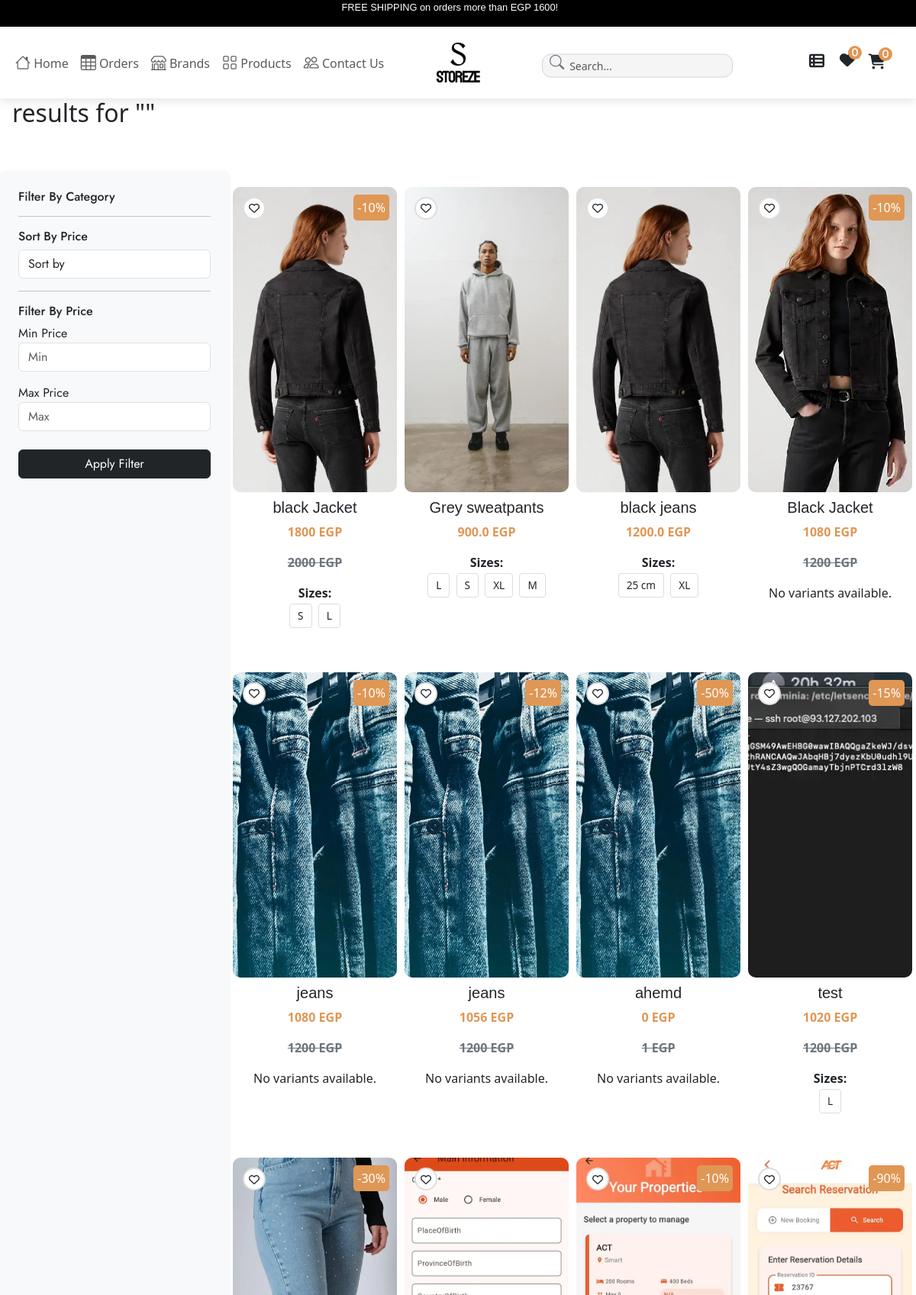
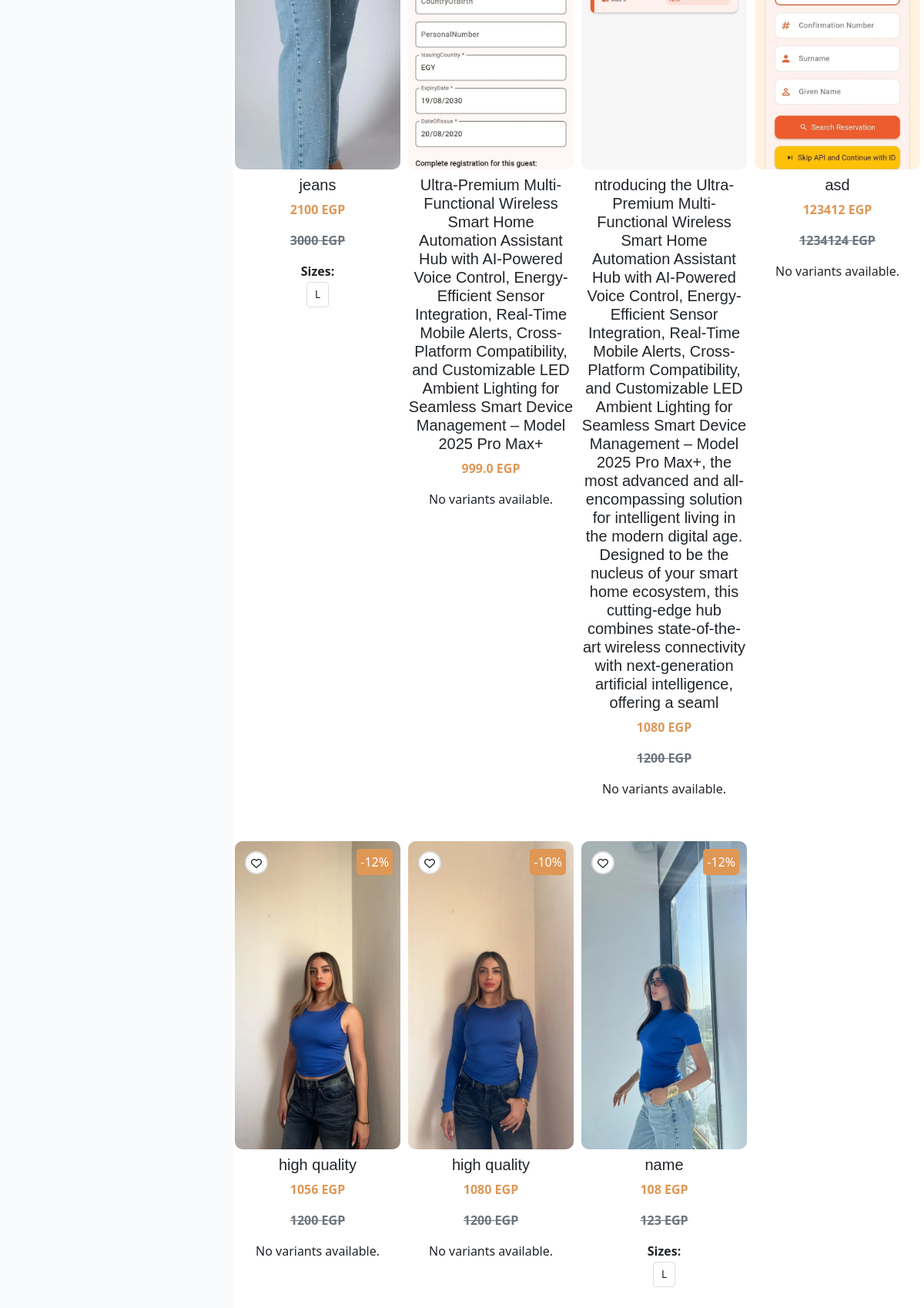
The app's page /search/ (signed in) with its own data (2 pictures, top to bottom).
### app/models.py (models this page shows, shortened)
class Product(models.Model):
    VARIANTS = (
        ('None', 'None'),
        ('Size', 'Size'),
    )
    total_quantity = models.IntegerField()
    vendor = models.ForeignKey(Vendor, on_delete=models.CASCADE, related_name='products', null=True, blank=True)  # Link product to a vendor
    availability = models.IntegerField(null=True)
    featured_image = models.ImageField(upload_to='media/product_imgs', max_length=255, blank=True, null=True)
    product_name = models.CharField(max_length=600)
    Brand = models.ForeignKey(Brand, related_name='products', on_delete=models.CASCADE, null=True)
    price = models.IntegerField()
    discount = models.IntegerField()
    tax = models.IntegerField(null=True)
    variant = models.CharField(max_length=10, choices=VARIANTS, default='None')
    packing_cost = models.IntegerField(null=True)
    product_information = models.CharField(max_length=900, null=True)
    model_name = models.CharField(max_length=900)
    categories = models.ForeignKey(Category, related_name='products', on_delete=models.CASCADE)
    color = models.ManyToManyField(Color, related_name='products', null=True)
    tags = models.CharField(max_length=900)
    description = models.CharField(max_length=900, null=True)
    section = models.ForeignKey(Section, on_delete=models.DO_NOTHING)
    slug = models.SlugField(default='', max_length=900, null=True, blank=True)
    main_categorys = models.ForeignKey(Main_Category, on_delete=models.CASCADE, null=True, blank=True)
    def get_absolute_url(self):
        from django.urls import reverse
        return reverse("product_detail", kwargs={'slug': self.slug})
    class Meta:
        db_table = "app_Product"

class ProductVariation(models.Model):
    product = models.ForeignKey(Product, on_delete=models.CASCADE, related_name='variations')
    size = models.ForeignKey(Size, on_delete=models.CASCADE)
    stock = models.PositiveIntegerField(default=0)  # Track available stock for each size
    price = models.DecimalField(max_digits=10, decimal_places=2, default=0)  # Price for specific variations
    discount = models.DecimalField(max_digits=5, decimal_places=2, default=0, blank=True, null=True)  # Discount for specific variations
    class Meta:
        unique_together = ('product', 'size')  # Ensure unique combinations of product and size

class Size(models.Model):
    name = models.CharField(max_length=100)
    code = models.CharField(max_length=10, blank=True,null=True)

### app/views.py (the view, shortened to what this page needs)
# urls.py: path('search/', views.search, name='search'),
def search(request):
    main_category = Main_Category.objects.all()
    sub_category = Sub_Category.objects.all()
    categories = Category.objects.all()
    query = request.GET.get('q', '')
    product_queryset = Product.objects.all()
    product_data = []
    for product in product_queryset:
        variants = ProductVariation.objects.filter(product=product).select_related('size')
        size_grouped_variants = {}
        for variant in variants:
            size = variant.size
            if size not in size_grouped_variants:
                size_grouped_variants[size] = []
            size_grouped_variants[size].append(variant)
        product_data.append({
            'product': product,
            'size_grouped_variants': size_grouped_variants
        })
    return render(request, 'product/search_results.html', {
        'product': product_data,  # key must match what your template uses: "product"
        'query': query,
        'categories': categories,
        'main_category': main_category,
        'sub_category': sub_category,
    })

### app/context_processors.py (called while the page is built)
def wishlist_count(request):
    if request.user.is_authenticated:
        return {'wishlist_count': Wishlist.objects.filter(user=request.user).count()}
    return {'wishlist_count': 0}

### app/models.py (called while the page is built)
    def __str__(self):
        return self.name

    def __str__(self):
        return self.name

### app/templatetags/product_tags.py (called while the page is built)
@register.simple_tag
def call_sellprice(price, discount):
    try:
        price = float(price)
        discount = float(discount) if discount else 0  # Convert discount to float or default to 0 if None
        if discount == 0:
            return price
        sellprice = price - (price * discount / 100)
        return math.floor(sellprice)
    except (ValueError, TypeError):
        return price

### app/templates/product/search_results.html (shortened to what this page needs)
{% extends "app/base.html" %}
{% load product_tags %}
{% block content %}
<div class="text-center text-md-start mb-2 ms-md-3 mt-2 mt-md-0">
    <h2>results for "{{ query }}"</h2>
</div>
{% if product %}
<div class="container-fluid mt-5 d-none d-lg-flex">
    <div class="row mt-2">
        <div class="col-md-3 filter-sidebar bg-light p-4 rounded shadow-sm" style="font-family: 'Jost', sans-serif;">
            <h6 class="mb-3">Filter By Category</h6>
            <hr class="my-3">
            <h6 class="mb-2">Sort By Price</h6>
            <select id="sort-by" class="form-control mb-3" onchange="applyFilters()">
                <option value="default">Sort by</option>
            </select>
            <hr class="my-3">
            <h6 class="mb-2">Filter By Price</h6>
            <div class="form-group mb-3">
                <label for="minPrice">Min Price</label>
                <input type="number" class="form-control" id="minPrice" placeholder="Min">
            </div>
            <div class="form-group mb-4">
                <label for="maxPrice">Max Price</label>
                <input type="number" class="form-control" id="maxPrice" placeholder="Max">
            </div>
            <button class="btn btn-dark w-100" onclick="applyFilters()">Apply Filter</button>
        </div>
        <div class="col-md-9 mt-3">
            <div class="row" id="product-list">
                {% for i in product %}
                <div class="col-6 col-md-6 col-lg-3 product-card" data-category="{{ i.product.main_categorys }}" data-brand="{{ i.product.categories }}" data-price="{% call_sellprice i.product.price i.product.discount %}">
                    <div class="product-image position-relative">
                        <a href="{{ i.product.get_absolute_url }}">
                            <img src="{{ i.product.featured_image.url }}" alt="{{ i.product.product_name }}">
                        </a>
                        {% if i.product.discount %}
                            <span class="off">-{{ i.product.discount }}%</span>
                        {% endif %}
                        {% if i.product.id %}
                            <div class="wishlist-btn">
                                <a href="{% url 'add_to_wishlist' i.product.id %}">
                                    <i class="fa-regular fa-heart text-dark"></i>
                                </a>
                            </div>
                        {% else %}
                            <p>No product ID available</p>
                        {% endif %}
                    </div>
                    <h5 class="text-center mt-2 dm-sans">{{ i.product.product_name }}</h5>
                    <div class="product-price text-center">
                        <p>
                            {% call_sellprice i.product.price i.product.discount %} EGP
                        </p>
                        {% if i.product.discount %}
                            <del class="text-secondary">{{ i.product.price }} EGP</del>
                        {% endif %}
                    </div>
                    <div class="product-variants mt-3 text-center">
                        {% if i.product.variations.all %}
                            <div class="sizes">
                                <strong>Sizes:</strong>
                                <ul class="list-inline">
                                    {% for variant in i.product.variations.all %}
                                        <li class="list-inline-item" style="font-size: 0.85rem; padding: 5px 10px; border: 1px solid #ddd; border-radius: 4px; margin: 2px;">
                                            {{ variant.size.name }}
                                        </li>
                                    {% endfor %}
                                </ul>
                            </div>
                        {% else %}
                            <p>No variants available.</p>
                        {% endif %}
                    </div>
                </div>
                {% endfor %}
            </div>
        </div>
    </div>
</div>
{% else %}
  <p>No products found.</p>
{% endif %}
{% endblock %}

### static/styles/main.css (style rules this page uses)
.off { position: absolute; top: 10px; right: 10px; background-color: #DF9755; color: white; padding: 5px; border-radius: 5px; }
.product-price { font-size: 16px; font-weight: 700; color: #DF9755; }
.dm-sans { font-family: "DM Sans", sans-serif; font-optical-sizing: auto; font-weight: 400; font-style: normal; }
.product-card { border: none; border-radius: 10px; padding: 5px; margin-bottom: 30px; transition: transform 0.3s ease; position: relative; box-shadow: none; }
.product-image img { width: 100%; height: 400px; object-fit: cover; border-radius: 10px; }

### app/templates/app/base.html (style rules this page uses)
html, body { max-width: 100%; overflow-x: hidden; }

### app/templates/product/search_results.html (style rules this page uses)
.product-card { border: none; border-radius: 10px; padding: 5px; margin-bottom: 30px; transition: transform 0.3s ease; position: relative; box-shadow: none; }
.product-image img { width: 100%; height: 400px; object-fit: cover; border-radius: 10px; }
.wishlist-btn { position: absolute; top: 13px; left: 13px; background-color: white; border: 2px solid #ddd; color: #00000; border-radius: 50%; width: 30px; height: 30px; display: flex; justify-content: center; align-items: center; cursor: pointer; font-size: 14px; transition: background-color 0.3s ease, border-color 0.3s ease; }
.off { position: absolute; top: 10px; right: 10px; background-color: #DF9755; color: white; padding: 5px; border-radius: 5px; }
.product-price { font-size: 16px; font-weight: 700; color: #DF9755; }
.dm-sans { font-family: "DM Sans", sans-serif; font-optical-sizing: auto; font-weight: 400; font-style: normal; }
@media (min-width: 992px) { .col-md-3 { width: 25%; } }
@media (min-width: 992px) { .col-md-9 { width: 75%; } }

### records on screen
Product: product.featured_image (picture), product.discount "10", product.product_name "black Jacket", price+discount "1800", product.price "2000"
ProductVariation: size.name "S"
ProductVariation: size.name "L"
Product: product.featured_image (picture), product.product_name "Grey sweatpants", price+discount "900.0"
ProductVariation: size.name "L"
ProductVariation: size.name "S"
ProductVariation: size.name "XL"
ProductVariation: size.name "M"
Product: product.featured_image (picture), product.product_name "black jeans", price+discount "1200.0"
ProductVariation: size.name "25 cm"
ProductVariation: size.name "XL"
Product: product.featured_image (picture), product.discount "10", product.product_name "Black Jacket", price+discount "1080", product.price "1200", shows "No variants available."
Product: product.featured_image (picture), product.discount "10", product.product_name "jeans", price+discount "1080", product.price "1200", shows "No variants available."
Product: product.featured_image (picture), product.discount "12", product.product_name "jeans", price+discount "1056", product.price "1200", shows "No variants available."
Product: product.featured_image (picture), product.discount "50", product.product_name "ahemd", price+discount "0", product.price "1", shows "No variants available."
Product: product.featured_image (picture), product.discount "15", product.product_name "test", price+discount "1020", product.price "1200"
ProductVariation: size.name "L"
Product: product.featured_image (picture), product.discount "30", product.product_name "jeans", price+discount "2100", product.price "3000"
ProductVariation: size.name "L"
Product: product.featured_image (picture), product.product_name "Ultra-Premium Multi-Functional Wireless Smart Home Automation Assistant Hub with AI-Powered Voice Control, Energy-Efficient Sensor Integration, Real-Time Mobile Alerts, Cross-Platform Compatibility, and Customizable LED Ambient Lighting for Seamless Smart Device Management – Model 2025 Pro Max+", price+discount "999.0", shows "No variants available."
Product: product.featured_image (picture), product.discount "10", product.product_name "ntroducing the Ultra-Premium Multi-Functional Wireless Smart Home Automation Assistant Hub with AI-Powered Voice Control, Energy-Efficient Sensor Integration, Real-Time Mobile Alerts, Cross-Platform Compatibility, and Customizable LED Ambient Lighting for Seamless Smart Device Management – Model 2025 Pro Max+, the most advanced and all-encompassing solution for intelligent living in the modern digital age. Designed to be the nucleus of your smart home ecosystem, this cutting-edge hub combines state-of-the-art wireless connectivity with next-generation artificial intelligence, offering a seaml", price+discount "1080", product.price "1200", shows "No variants available."
Product: product.featured_image (picture), product.discount "90", product.product_name "asd", price+discount "123412", product.price "1234124", shows "No variants available."
Product: product.featured_image (picture), product.discount "12", product.product_name "high quality", price+discount "1056", product.price "1200", shows "No variants available."
Product: product.featured_image (picture), product.discount "10", product.product_name "high quality", price+discount "1080", product.price "1200", shows "No variants available."
Product: product.featured_image (picture), product.discount "12", product.product_name "name", price+discount "108", product.price "123"
ProductVariation: size.name "L"

### other values on screen
{{ request.session.cart|length|default:0 }} "0"
{{ wishlist_count }} "0"
